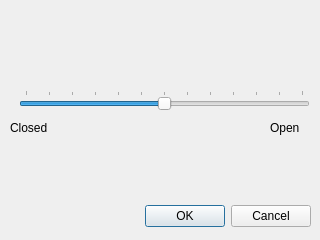
<?xml version="1.0" encoding="UTF-8"?>
<ui version="4.0">
 <class>servo_layout</class>
 <widget class="QDialog" name="servo_layout">
  <property name="geometry">
   <rect>
    <x>0</x>
    <y>0</y>
    <width>320</width>
    <height>240</height>
   </rect>
  </property>
  <property name="windowTitle">
   <string>Dialog</string>
  </property>
  <widget class="QDialogButtonBox" name="buttonBox">
   <property name="geometry">
    <rect>
     <x>10</x>
     <y>200</y>
     <width>301</width>
     <height>32</height>
    </rect>
   </property>
   <property name="orientation">
    <enum>Qt::Horizontal</enum>
   </property>
   <property name="standardButtons">
    <set>QDialogButtonBox::Cancel|QDialogButtonBox::Ok</set>
   </property>
  </widget>
  <widget class="QSlider" name="servo_slider">
   <property name="geometry">
    <rect>
     <x>19</x>
     <y>90</y>
     <width>291</width>
     <height>20</height>
    </rect>
   </property>
   <property name="minimum">
    <number>200</number>
   </property>
   <property name="maximum">
    <number>800</number>
   </property>
   <property name="singleStep">
    <number>50</number>
   </property>
   <property name="sliderPosition">
    <number>500</number>
   </property>
   <property name="orientation">
    <enum>Qt::Horizontal</enum>
   </property>
   <property name="tickPosition">
    <enum>QSlider::TicksAbove</enum>
   </property>
   <property name="tickInterval">
    <number>50</number>
   </property>
  </widget>
  <widget class="QLabel" name="label">
   <property name="geometry">
    <rect>
     <x>10</x>
     <y>120</y>
     <width>59</width>
     <height>15</height>
    </rect>
   </property>
   <property name="text">
    <string>Closed</string>
   </property>
  </widget>
  <widget class="QLabel" name="label_2">
   <property name="geometry">
    <rect>
     <x>270</x>
     <y>120</y>
     <width>59</width>
     <height>15</height>
    </rect>
   </property>
   <property name="text">
    <string>Open</string>
   </property>
  </widget>
 </widget>
 <resources/>
 <connections>
  <connection>
   <sender>buttonBox</sender>
   <signal>accepted()</signal>
   <receiver>servo_layout</receiver>
   <slot>accept()</slot>
   <hints>
    <hint type="sourcelabel">
     <x>248</x>
     <y>254</y>
    </hint>
    <hint type="destinationlabel">
     <x>157</x>
     <y>274</y>
    </hint>
   </hints>
  </connection>
  <connection>
   <sender>buttonBox</sender>
   <signal>rejected()</signal>
   <receiver>servo_layout</receiver>
   <slot>reject()</slot>
   <hints>
    <hint type="sourcelabel">
     <x>316</x>
     <y>260</y>
    </hint>
    <hint type="destinationlabel">
     <x>286</x>
     <y>274</y>
    </hint>
   </hints>
  </connection>
 </connections>
</ui>
